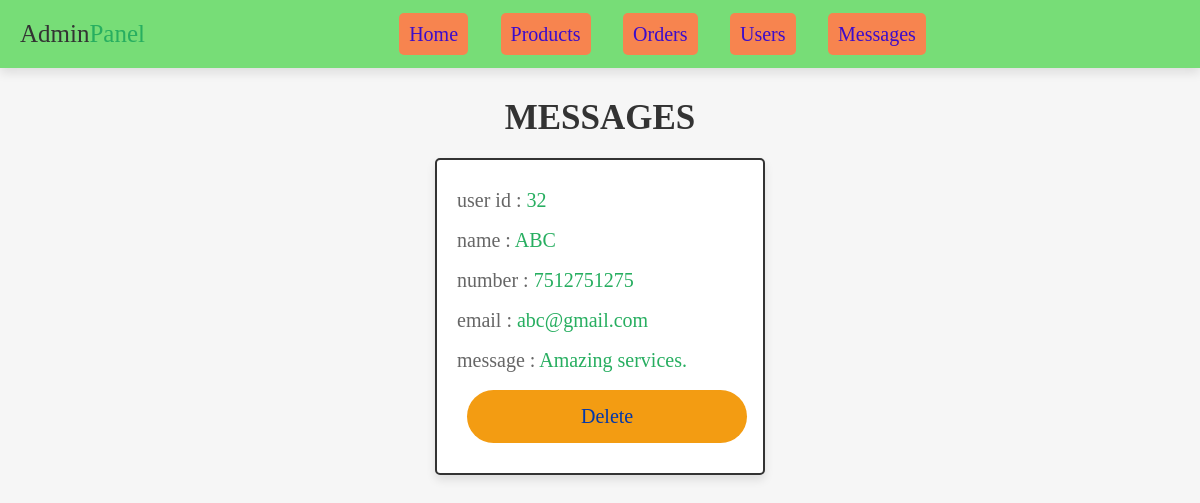
Page /admin_contacts.php on the committed database.
### tables this page shows
CREATE TABLE `message` (
  `id` int(100) NOT NULL,
  `user_id` int(100) NOT NULL,
  `name` varchar(100) NOT NULL,
  `email` varchar(100) NOT NULL,
  `number` varchar(12) NOT NULL,
  `message` varchar(500) NOT NULL
);

### admin_contacts.php (the view, shortened to what this page needs)
<?php
@include 'config.php';
?>
<!DOCTYPE html>
<html lang="en">
<head>
   <link rel="stylesheet" href="https://cdnjs.cloudflare.com/ajax/libs/font-awesome/6.1.1/css/all.min.css">
   <link rel="stylesheet" href="css/admin_style.css">
</head>
<body>
<?php include 'admin_header.php'; ?>
<section class="messages">
   <h1 class="title">messages</h1>
   <div class="box-container">
   <?php
      $select_message = $conn->prepare("SELECT * FROM `message`");
      $select_message->execute();
      if($select_message->rowCount() > 0){
         while($fetch_message = $select_message->fetch(PDO::FETCH_ASSOC)){
   ?>
   <div class="box">
      <p> user id : <span><?= $fetch_message['user_id']; ?></span> </p>
      <p> name : <span><?= $fetch_message['name']; ?></span> </p>
      <p> number : <span><?= $fetch_message['number']; ?></span> </p>
      <p> email : <span><?= $fetch_message['email']; ?></span> </p>
      <p> message : <span><?= $fetch_message['message']; ?></span> </p>
      <a href="admin_contacts.php?delete=<?= $fetch_message['id']; ?>" onclick="return confirm('delete this message?');" class="delete-btn">delete</a>
   </div>
   <?php
         }
      }else{
         echo '<p class="empty">you have no messages!</p>';
      }
   ?>
   </div>
</section>
</body>
</html>

### css/admin_style.css (style rules this page uses)
.messages .box-container { display: grid; grid-template-columns: repeat(auto-fit, 33rem); gap:1.5rem; align-items: flex-start; justify-content:center; }
.messages .box-container .box { border:var(--border); box-shadow: var(--box-shadow); background-color: var(--white); border-radius: .5rem; padding:2rem; }
.messages .box-container .box p { line-height: 1.5; padding:.5rem 0; font-size: 2rem; color:var(--light-color); }
.messages .box-container .box p span { color:var(--green); }

### css/components.css (style rules this page uses)
:root { --green:#27ae60; --orange:#f39c12; --red:#e74c3c; --black:#333; --light-color:#666; --white:#fff; --light-bg:#f6f6f6; --border:.2rem solid var(--black); --box-shadow:0 .5rem 1rem rgba(0,0,0,.1); }
* { font-family:Georgia, 'Times New Roman', Times, serif; margin:0; padding:0; box-sizing: border-box; outline: none; border:none; text-decoration: none; color:var(--black); }
body { background-color: var(--light-bg); }
html { font-size: 62.5%; overflow-x: hidden; scroll-behavior: smooth; scroll-padding-top: 6.5rem; }
section { padding:3rem 2rem; max-width: 1200px; margin:0 auto; }
.btn, .delete-btn, .option-btn { display: block; width: 98%; margin:1rem; border-radius:3rem; color:rgb(2, 55, 170); font-size: 2rem; padding:1.5rem; text-transform: capitalize; cursor: pointer; text-align: center; }
.delete-btn { background-color: #f39c12; }
.title { text-align: center; margin-bottom: 2rem; text-transform: uppercase; color:var(--black); font-size: 3.5rem; }

### rows in the picture
message: user "32", name "ABC", number "7512751275", email "abc@gmail.com", message "Amazing services."
